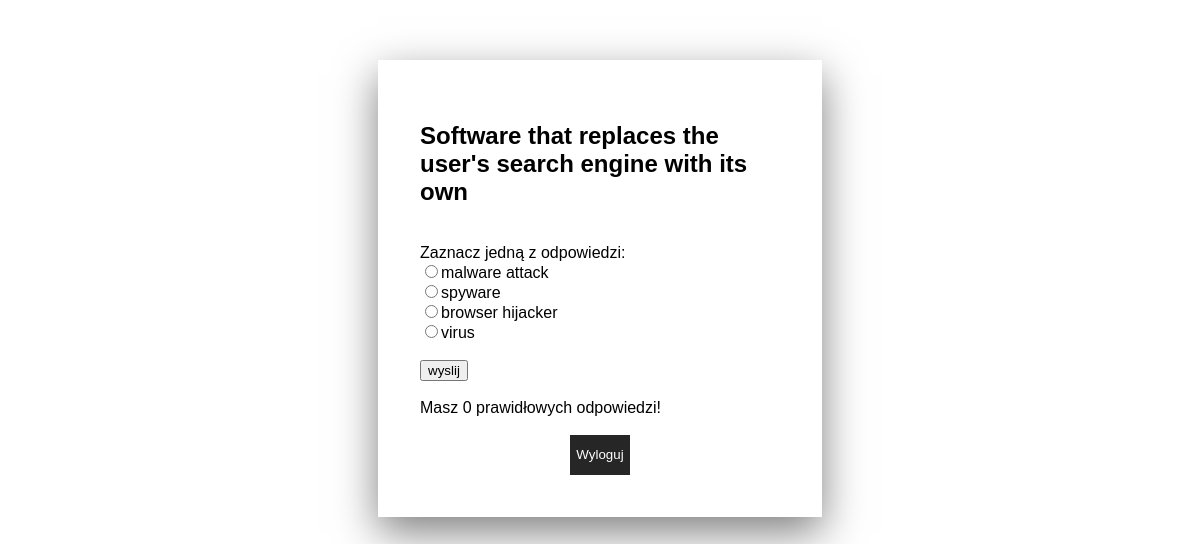
Screenshot of /pytania.php (signed in) with the database file from the repository.
### tables this page shows
CREATE TABLE `pytania` (
  `id` int(11) NOT NULL,
  `tresc` text NOT NULL,
  `odpa` text NOT NULL,
  `odpb` text NOT NULL,
  `odpc` text NOT NULL,
  `odpd` text NOT NULL,
  `answer` text NOT NULL
);

### pytania.php (the view, shortened to what this page needs)
<!DOCTYPE html>
<html lang="pl" dir="ltr">
  <head>
    <link rel="stylesheet" href="./pytania.css"
  </head>
  <body>
    <div class="container">
    <form class="form" action="pytania.php" method="post">
        <?php
            require_once "./connect.php";
            if($polaczenie=mysqli_connect($host,$db_user,$db_password,$db_name))
                {
                mysqli_set_charset($polaczenie, 'utf8');
                $losowa=rand(1,20);
                if(!isset($_SESSION['prawidlowe']))
                    {
                    $id_pytania=$losowa;
                    }else {
                    $id_pytania=$_SESSION['id'];
                    }
                $sql = "SELECT * FROM pytania WHERE id='$id_pytania'";
                $rezultat = mysqli_query($polaczenie, $sql);
                $wiersz = mysqli_fetch_assoc($rezultat);
                echo  '<h2>'.$wiersz['tresc'].'</h2> <br> ';
                if(isset( $_SESSION['niezaznaczone']))
                    {
                    echo $_SESSION['niezaznaczone'];
                    }
                echo '<br><input type="radio" name="ques" value="a">'.$wiersz['odpa'];
                echo '<br><input type="radio" name="ques" value="b">'.$wiersz['odpb'];
                echo '<br><input type="radio" name="ques" value="c">'.$wiersz['odpc'];
                echo '<br><input type="radio" name="ques" value="d">'.$wiersz['odpd'];
                echo '<br><br><input type="submit" name="" value="wyslij">';
                    $ile=$_SESSION['ile_prawidlowych'];
                    echo "<br><br>Masz $ile prawidłowych odpowiedzi!";
                }
            else{echo "Nie ma połączenia z bazą danych";}
        ?>
        <br><br>
        <center><a href="./logout.php"> <input type="button" name="" value="Wyloguj"></a></center>
    </form>
    </div>
  </body>
</html>

### pytania.css (style rules this page uses)
body { margin: 0; padding: 0; background-image: url("./img/naukab.jpg"); background-size: cover; font-family: sans-serif; }
.container { width: 30%; height: 500px auto; background: #fff; padding: 40px; margin: 60px auto 100px auto ; border: 2px solid #fff; box-shadow: 0 15px 40px rgba(0,0,0,.5); }
a { margin: 0; padding: 0; font-weight: bold; color: #262626; }
input[type="button"] { border: none; outline: none; height: 40px; color: #fff; background: #262626; cursor: pointer; }

### rows the page displays
pytania: tresc "Software that replaces the user's search engine with its own", odpa "malware attack", odpb "spyware", odpc "browser hijacker", odpd "virus"

### other values shown
$_SESSION['niezaznaczone'] "Zaznacz jedną z odpowiedzi:"
$ile "0"
